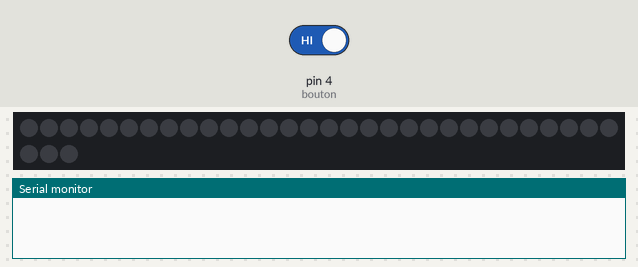
The sketch below on a simulated Arduino Uno, built with avr-gcc and run on an emulated ATmega328P. Shown: 33 RGB LEDs in strip order, left to right, continuing on the next row, the last lines printed to the serial monitor. The test bench sets the inputs (shaded band); at power-on: pin 4 (bouton) HIGH.

Above: at 1.2 s.
1.3 s: pin 4 (bouton) driven LOW
At 2.05 s:
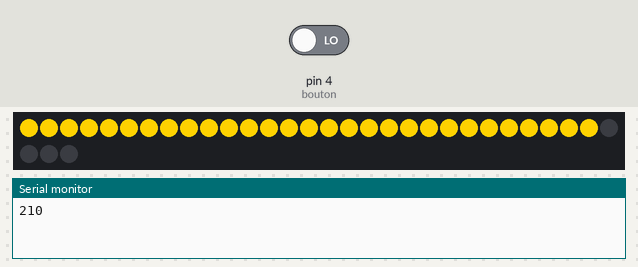
At 4.45 s:
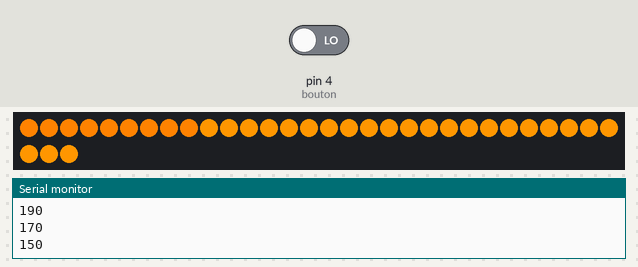

Measured:
- after the input at 1.3 s, the LEDs: first change at once (image 1 shows a later state)

The sketch:

led_headband_flashing.ino
```cpp
#include <Adafruit_NeoPixel.h>
// The Adafruit_NeoPixel library allows easy control of addressable WS2812 (NeoPixel) LEDs using a microcontroller like an Arduino.
// It manages color display, animations, and communication with the LED strip through a single data pin.

/*      Variables      */
int X = 33;               // number of LED on the headband
int led = 6;              // I/O of the led headband
const int bouton = 4;
int val = 0;
int rouge = 255;
int vert = 200;

/* Declare our NeoPixel strip object:
 *    Argument 1 = Number of pixels in NeoPixel strip
 *    Argument 2 = Arduino pin number (most are valid)
 *    Argument 3 = Pixel type flags, add together as needed:
 *        NEO_KHZ800  800 KHz bitstream (most NeoPixel products w/WS2812 LEDs)
 *        NEO_KHZ400  400 KHz (classic 'v1' (not v2) FLORA pixels, WS2811 drivers)
 *        NEO_GRB     Pixels are wired for GRB bitstream (most NeoPixel products)
 *        NEO_RGB     Pixels are wired for RGB bitstream (v1 FLORA pixels, not v2)
 *        NEO_RGBW    Pixels are wired for RGBW bitstream (NeoPixel RGBW products)
*/
Adafruit_NeoPixel strip(X, led, NEO_GRB + NEO_KHZ800);


void setup() {
  strip.begin();
  strip.show();             // Initialize all pixels to 'off'
  Serial.begin(9600);
  pinMode(bouton,INPUT);
}

void loop() {
  val = digitalRead(bouton); // When we received a signal we do an explosion effect
  if (val==LOW){
    int retard = 20;
    for (int k=0;k<=6;k++){
      vert = 230;
      rouge = 255;
      for (int j = 0;j<=200;j=j+20){
        vert = vert - 20 ;
        if (vert >0){
          for (int n=0;n<X;n++){
            strip.setPixelColor(n,rouge,vert,0);
            strip.show();
            delay(max(0,retard-k*5));
            }
          }
        Serial.println(vert);
      }
    for (int a = 0; a <= 255 ; a=a+20){
      rouge = rouge - 20;
      for (int m = 0;m<X;m++){
        strip.setPixelColor(m,max(rouge,0),0,0);
          strip.show();
          delay(max(0,retard-k*5-10));
        }
      }
    }
    for ( int h=0; h<8; h++){ // Final flashing effect
      for (int j=0;j<X;j++){
        strip.setPixelColor(j,255,100,0);
      }
      strip.show();
      delay(50);
      for(int t=0;t<X;t++){
      strip.setPixelColor(t,0,0,0);
      }
      strip.show();
      delay(50);
    }
  }
}
```
